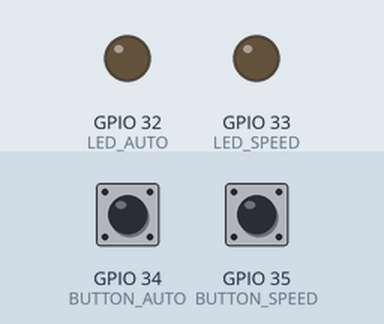
Bench run of a sketch on a simulated ESP32. Parts: output pins drawn as LEDs (lit = HIGH). The test bench sets the inputs (shaded band); at power-on: GPIO 34 (BUTTON_AUTO) HIGH, GPIO 35 (BUTTON_SPEED) HIGH.

Above: at 1.2 s.
1.3 s: GPIO 34 (BUTTON_AUTO) pulled LOW for 0.15 s
At 2.0 s:
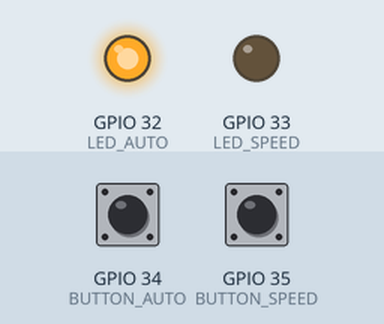
2.9 s: GPIO 35 (BUTTON_SPEED) pulled LOW for 0.15 s
At 3.2 s:
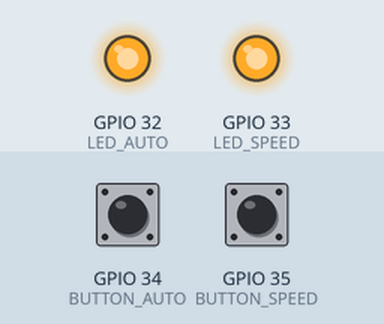
4.5 s: GPIO 34 (BUTTON_AUTO) pulled LOW for 1 s
At 5.6 s:
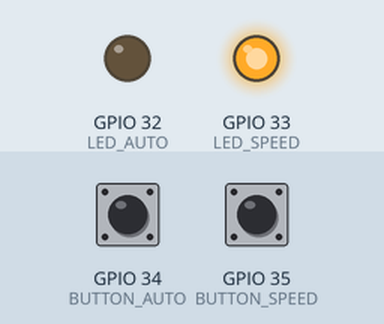
7.0 s: GPIO 34 (BUTTON_AUTO) pulled LOW for 3.2 s
At 7.5 s:
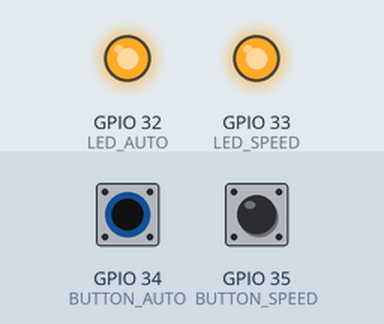
11.7 s: GPIO 35 (BUTTON_SPEED) pulled LOW for 1 s
At 12.3 s:
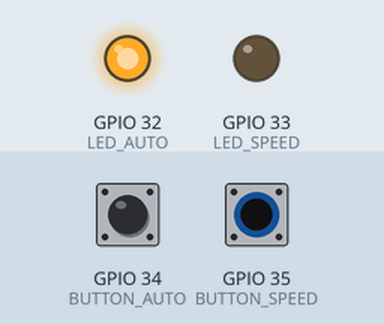
Timing chart, 0 to 14.7 s (numbered marks = the images above; inputs shaded):
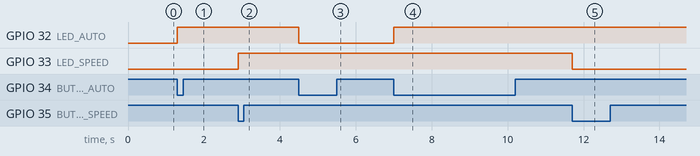

The sketch:

ButtonLedInterrupt3.ino
```cpp
// Pino do led do modo automático.
#define LED_AUTO 32
// Pino do led de velocidade.
#define LED_SPEED 33
// Pino do botão do modo automático.
#define BUTTON_AUTO 34
// Pino do botão de velocidade.
#define BUTTON_SPEED 35
// Tempo de espera do debounce dos eventos dos botões, em milissegundos.
#define DEBOUNCE_WAIT_TIME 200

/* Variáveis */
// Armazena o estado do LED_AUTO
volatile byte LED_AUTO_state = LOW;
// Armazena o estado do LED_SPEED
volatile byte LED_SPEED_state = LOW;
// Armazena o horário da última interrupção do BUTTON_AUTO
static unsigned long BUTTON_AUTO_lastInterruptTime = 0;
// Armazena o horário da interrupção atual do BUTTON_AUTO
unsigned long BUTTON_AUTO_interruptTime = 0;
// Armazena o horário da última interrupção do BUTTON_SPEED
static unsigned long BUTTON_SPEED_lastInterruptTime = 0;
// Armazena o horário da interrupção atual do BUTTON_SPEED
unsigned long BUTTON_SPEED_interruptTime = 0;

void setup()
{
  /* Configura os pinos dos LEDs como OUTPUT*/
  pinMode(LED_AUTO, OUTPUT);
  pinMode(LED_SPEED, OUTPUT);

  /* Configura os pinos dos botões como INPUT_PULLUP*/
  pinMode(BUTTON_AUTO, INPUT_PULLUP);
  pinMode(BUTTON_SPEED, INPUT_PULLUP);

  /* Relaciona as interrupções aos pinos dos botões.
    As respectivas funções blink vão ser invocadas quando a interrupção ocorrer.
    A interrupção ocorre somente na borda de descida (FALLING). */
  attachInterrupt(digitalPinToInterrupt(BUTTON_AUTO), blinkAuto, FALLING);
  attachInterrupt(digitalPinToInterrupt(BUTTON_SPEED), blinkSpeed, FALLING);
}

void loop()
{
}

/* interrupt function toggle the LED */
void blinkAuto()
{
  BUTTON_AUTO_interruptTime = millis();

  if (BUTTON_AUTO_interruptTime - BUTTON_AUTO_lastInterruptTime > DEBOUNCE_WAIT_TIME)
  {
    LED_AUTO_state = !LED_AUTO_state;
    digitalWrite(LED_AUTO, LED_AUTO_state);
  }

  BUTTON_AUTO_lastInterruptTime = BUTTON_AUTO_interruptTime;
}

void blinkSpeed()
{
  BUTTON_SPEED_interruptTime = millis();

  if (BUTTON_SPEED_interruptTime - BUTTON_SPEED_lastInterruptTime > DEBOUNCE_WAIT_TIME)
  {
    LED_SPEED_state = !LED_SPEED_state;
    digitalWrite(LED_SPEED, LED_SPEED_state);
  }

  BUTTON_SPEED_lastInterruptTime = BUTTON_SPEED_interruptTime;
}
```

Measured:
- after the input at 1.3 s, GPIO 32 (LED_AUTO): LOW → HIGH at once
- after the input at 2.9 s, GPIO 33 (LED_SPEED): LOW → HIGH at once
- after the input at 4.5 s, GPIO 32 (LED_AUTO): HIGH → LOW at once
- after the input at 7.0 s, GPIO 32 (LED_AUTO): LOW → HIGH at once
- after the input at 11.7 s, GPIO 33 (LED_SPEED): HIGH → LOW at once
